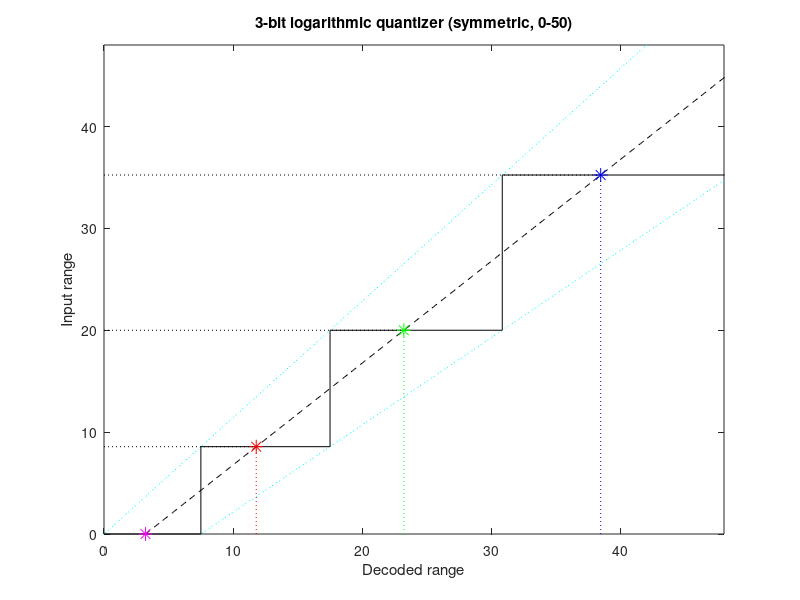

MATLAB code for this plot:
% design quantization encoder and decoder for TULiP

% BR, 11/9/2012

%{
- 4/30/2013: saved some settings (uniform, 11/28, new log with b(1)=3)

%}

% note - this designs a symmetric quantizer, with bins on EITHER SIDE OF
% ZERO (origin is offset by smallest bin)

% b ^ (nBins/2) = max;


clear all;close all;clc

nBins = 8;
min = 0;
max = 100;
center = 50;
domain = max - min;

% generate bin sizes

% smallest bin set heuristically
% quantization density (see fu)
% this set via trial/error 
% (although probably a closed-form solution based on bp(1)and max)

% bp(1) = 3;rho = 0.4775    % 11/28/2012

bp(1) = 7.5;rho = 0.75   % good log?

%bp(1) = 12.5;rho = 1   % for uniform


delta = (1-rho)/(1+rho)

bp(2) = ((1+delta)/(1-delta))*bp(1);
bp(3) = (1+delta)/(1-delta)*bp(2);
bp(4) = (1+delta)/(1-delta)*bp(3);

b = cumsum(bp);

% (zero-centered bin:)
% rho = 0.87
% delta = (1-rho)/(1+rho)
% 
% b(2) = (1+delta)/(1-delta)*b(1)+b(1);
% b(3) = (1+delta)/(1-delta)*b(2)+b(2);
% b(4) = (1+delta)/(1-delta)*b(3)+b(3);

% construct bin edges
br = [ (center - [fliplr(b)]) (center + [0 b])]

%% plot
% sector bounds
lowfac = 1/(1+delta);
highfac = 1/(1-delta);

v = linspace(-2*b(1),50,500);
figure
plot(v,(1+delta)*v,'c:')
hold on
plot(v+b(1),(1-delta)*v,'c:')

plot([0 b(1)],[0 0],'k')
plot([b(1) b(1)],[0 (1+delta)*b(1)],'k')
for i = 1:(nBins/2-1)
    plot([b(i) b(i+1)],[(1+delta)*b(i) (1+delta)*b(i)],'k')
    plot([b(i+1) b(i+1)],[(1+delta)*b(i) (1+delta)*b(i+1)],'k')
end

% draw mid slope through centroids... 
% a bit funky because smallest bin has edge at zero
midSlope = -(0.5*(0 + (1+delta)*b(1)) - 0.5*((1+delta)*b(3)+(1+delta)*b(4)))/(b(4)-b(1));
yInt = -(1-delta)*b(1)/2;
midLine = yInt + midSlope.*v;
plot(v,midLine,'k--')

colors={'r','g','b'}
centers = ((1+delta)*[0 b(1:3)] - yInt)/midSlope;
plot(centers(1),0,'m*','MarkerSize',10);
for i = 2:length(centers)
    plot(centers(i),(1+delta)*[b(i-1)],[colors{i-1},'*'],'MarkerSize',10)
    plot([centers(i) centers(i)],(1+delta)*[0 b(i-1)],[colors{i-1},':'])
    plot([0 centers(i)],(1+delta)*[b(i-1) b(i-1)],'k:')
end


%axis equal
axis([0 48 0 48])
ylabel('Input range')
xlabel('Decoded range')
title('3-bit logarithmic quantizer (symmetric, 0-50)')
centersALL = [center - [fliplr(centers)] (center + centers)];



    


